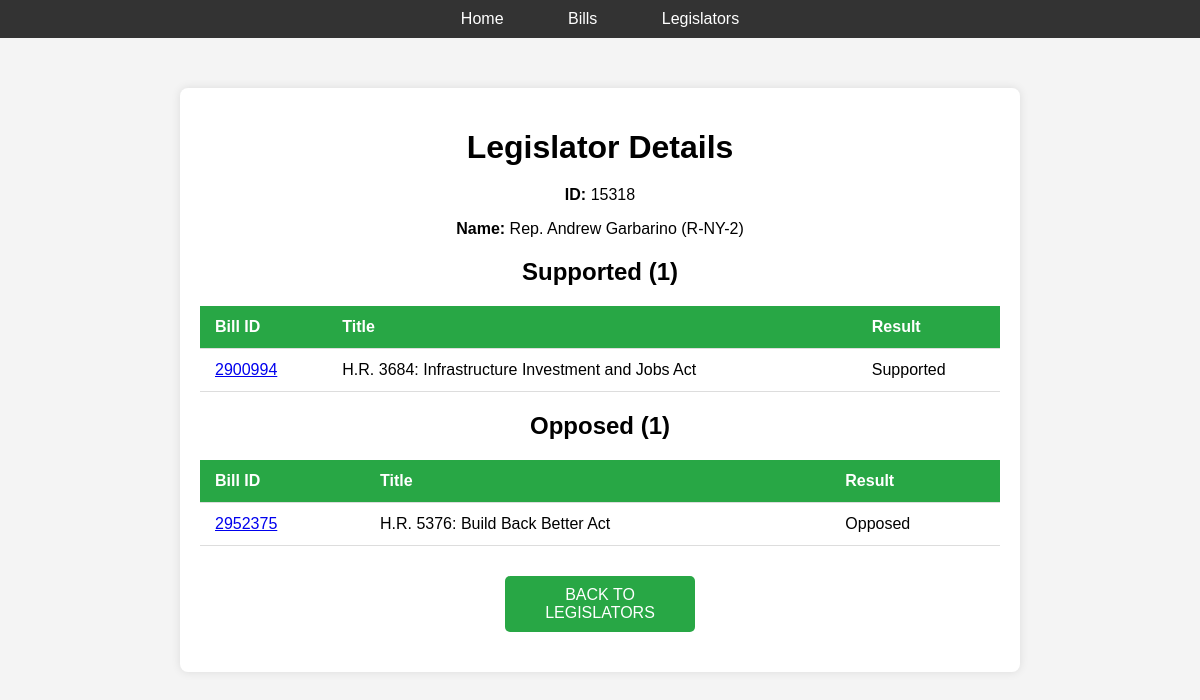
Screenshot of /legislators/15318/ with the database file from the repository.
### votes/models/person.py (models this page shows, shortened)
class Person(models.Model):
    name = models.CharField(max_length=255)
    @property
    def supported_bills(self):
        from votes.models.vote_result import VoteResult, VoteTypeChoices
        result = VoteResult.objects.filter(legislator=self, vote_type=VoteTypeChoices.YEA)
        return result
    @property
    def supported_bills_amount(self) -> int:
        return self.supported_bills.count()
    @property
    def opposed_bills(self):
        from votes.models.vote_result import VoteResult, VoteTypeChoices
        result = VoteResult.objects.filter(legislator=self, vote_type=VoteTypeChoices.NAY)
        return result
    @property
    def opposed_bills_amount(self) -> int:
        return self.opposed_bills.count()

### votes/models/vote_result.py (models this page shows)
class VoteResult(models.Model):
    legislator = models.ForeignKey(Person, related_name='vote_result', on_delete=models.CASCADE)
    vote = models.ForeignKey(Vote, related_name='vote_result', on_delete=models.CASCADE)
    vote_type = models.IntegerField(choices=VoteTypeChoices) # type: ignore

### votes/models/vote.py (models this page shows, shortened)
class Vote(models.Model):
    bill = models.ForeignKey(Bill, related_name='vote', on_delete=models.CASCADE)

### votes/models/bill.py (models this page shows, shortened)
class Bill(models.Model):
    title = models.CharField(max_length=255)
    primary_sponsor = models.ForeignKey(Person, related_name='bill', on_delete=models.CASCADE)

### votes/views/views.py (the view)
# urls.py: path('legislators/<int:legislator_id>/', legislator, name='legislator'),
def legislator(request, legislator_id):
    legislator = Person.objects.get(pk=legislator_id)
    return render(request, 'votes/legislator.html', {'legislator': legislator})

### votes/templates/votes/legislator.html (shortened to what this page needs)
<!DOCTYPE html>
<html lang="en">
<head>
</head>
<body>
    {% include 'navbar.html' %}
    <div class="container">
        <h1>Legislator Details</h1>
        <div class="legislator-details">
            <p><strong>ID:</strong> {{ legislator.id }}</p>
            <p><strong>Name:</strong> {{ legislator.name }}</p>
        </div>
        <h2>Supported ({{ legislator.supported_bills_amount }})</h2>
        <table>
            <thead>
                <tr>
                    <th>Bill ID</th>
                    <th>Title</th>
                    <th>Result</th>
                </tr>
            </thead>
            <tbody>
                {% for result in legislator.supported_bills %}
                <tr>
                    <td><a href="{% url 'bill' result.vote.bill.id %}">{{ result.vote.bill.id }}</a></td>
                    <td>{{ result.vote.bill.title }}</td>
                    <td>Supported</td>
                </tr>
                {% endfor %}
            </tbody>
        </table>
        <h2>Opposed ({{ legislator.opposed_bills_amount }})</h2>
        <table>
            <thead>
                <tr>
                    <th>Bill ID</th>
                    <th>Title</th>
                    <th>Result</th>
                </tr>
            </thead>
            <tbody>
                {% for result in legislator.opposed_bills %}
                <tr>
                    <td><a href="{% url 'bill' result.vote.bill.id %}">{{ result.vote.bill.id }}</a></td>
                    <td>{{ result.vote.bill.title }}</td>
                    <td>Opposed</td>
                </tr>
                {% endfor %}
            </tbody>
        </table>
        <a href="{% url 'legislators' %}" class="btn">Back to Legislators</a>
    </div>
</body>
</html>

### votes/templates/votes/legislator.html (style rules this page uses)
body { font-family: Arial, sans-serif; background-color: #f4f4f4; margin: 0; padding: 0; }
.container { max-width: 800px; margin: 50px auto; padding: 20px; background-color: #fff; border-radius: 8px; box-shadow: 0 0 10px rgba(0, 0, 0, 0.1); text-align: center; }
h1 { text-align: center; margin-bottom: 20px; }
table { width: 100%; border-collapse: collapse; }
th, td { padding: 12px 15px; text-align: left; border-bottom: 1px solid #ddd; }
th { background-color: #28a745; color: #fff; }
.btn { display: block; width: 150px; margin: 0 auto; padding: 10px 20px; border: none; border-radius: 5px; font-size: 16px; text-transform: uppercase; cursor: pointer; background-color: #28a745; color: #fff; text-decoration: none; transition: background-color 0.3s; margin-top: 30px; margin-bottom: 20px; }

### rows the page displays
Person: id "15318", name "Rep. Andrew Garbarino (R-NY-2)", supported_bills_amount "1", opposed_bills_amount "1"
VoteResult: vote.bill.id "2900994", vote.bill "H.R. 3684: Infrastructure Investment and Jobs Act"
VoteResult: vote.bill.id "2952375", vote.bill "H.R. 5376: Build Back Better Act"
